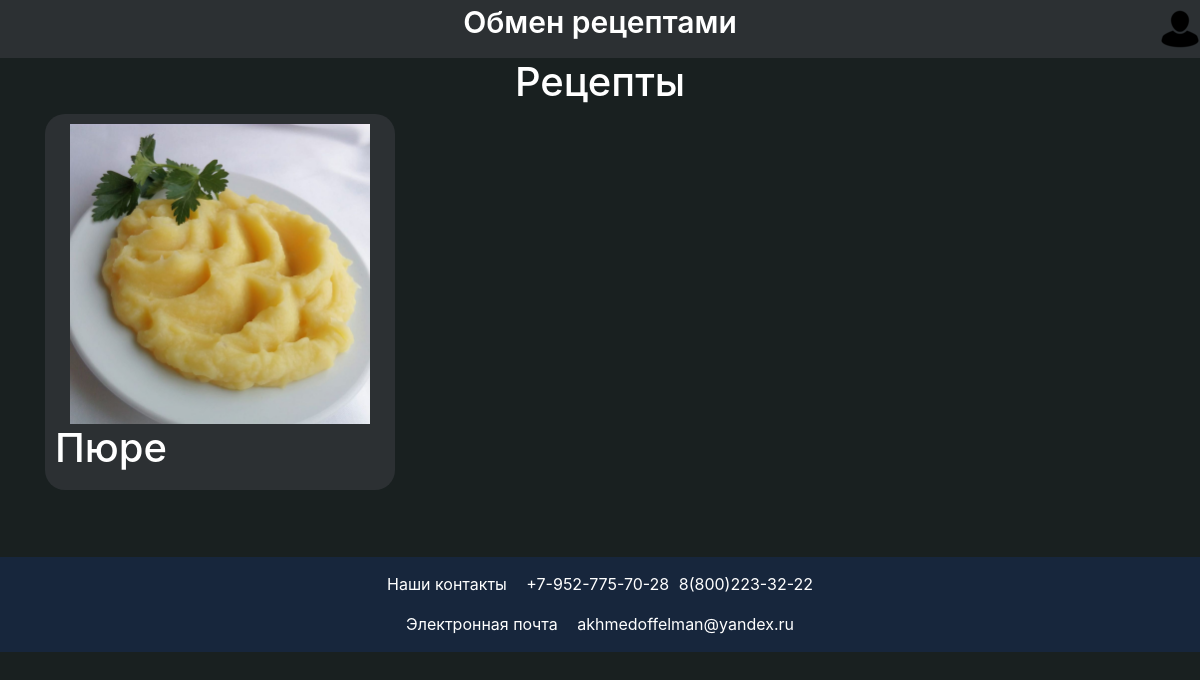
The page / (signed in) on the database its author committed.
### data/recipe_model.py (models this page shows)
class Recipe(SqlAlchemyBase, SerializerMixin):
    __tablename__ = 'articles'
    id = sqlalchemy.Column(sqlalchemy.Integer,
                           primary_key=True, autoincrement=True)
    title = sqlalchemy.Column(sqlalchemy.String, nullable=True)
    dish_image = sqlalchemy.Column(sqlalchemy.String,
                                   nullable=True)
    content = sqlalchemy.Column(sqlalchemy.String, nullable=True)
    created_date = sqlalchemy.Column(sqlalchemy.String,
                                     default=datetime.datetime.now().strftime("%B %d, %Y"))
    is_private = sqlalchemy.Column(sqlalchemy.Boolean, default=True)
    user_id = sqlalchemy.Column(sqlalchemy.Integer,
                                sqlalchemy.ForeignKey("users.id"))
    user = orm.relationship('User')

### main.py (the view)
@app.route("/")
def index():
    db_sess = create_session()
    recipes = db_sess.query(Recipe).filter(Recipe.is_private == 0)
    return render_template("index.html", title="Главная", recipes=recipes)

### data/db_session.py (called while the page is built)
def create_session() -> Session:
    global __factory
    return __factory()

### main.py (called while the page is built)
@login_manager.user_loader
def load_user(user_id):
    db_sess = create_session()
    return db_sess.query(User).get(user_id)

### templates/index.html (shortened to what this page needs)
{% extends "base.html" %}
{% block styles %}
<link rel="stylesheet" type="text/css" href="{{ url_for('static', filename='css/index.css') }}">
{% endblock %}
{% block content %}
<div class="index_header">
    <h1>Рецепты</h1>
</div>
<div class="all_recipes">
    {% for recipe in recipes %}
    <div class="recipe">
        <div class="recipe_img">
            <img src="static/users_img/{{ recipe.dish_image }}" width="300" height="300"
                 onerror="this.src='static/img/default_image.jpg';">
        </div>
        <div class="recipe-content">
            <div class="recipe-title"><h1 class="recipe-title"><a href="/recipe/{{ recipe.id }}">{{ recipe.title }}</a>
            </h1></div>
        </div>
    </div>
    {% endfor %}
</div>
{% endblock %}

### static/css/index.css (style rules this page uses)
.index_header { text-align: center; }
.all_recipes { display: grid; grid-template-columns: repeat(auto-fill, minmax(30%, 1fr)); gap: 30px; }
.recipe { background-color: #2C3033; border-radius: 20px; width: 350px; padding: 10px; }
.recipe_img { display: flex; justify-content: center; }
.recipe-title { color: white; }
.recipe-title a { color: white; }

### static/css/base.css (style rules this page uses)
body { background-color: #192020; background-size: cover; }

### rows shown on the page
Recipe: dish_image (picture), title "Пюре"
